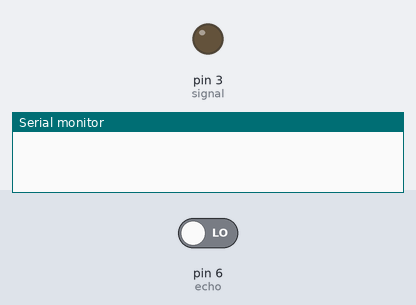
Recording of a sketch running on a simulated Arduino Uno, built with avr-gcc and run on an emulated ATmega328P. Shown: output pins drawn as LEDs (lit = HIGH), the last lines printed to the serial monitor. Inputs (shaded band) come from the test bench; at power-on: pin 6 (echo) LOW. Pins used as bus, display or sensor lines are not drawn.

Above: at 0.1 s.
At 1.1 s:
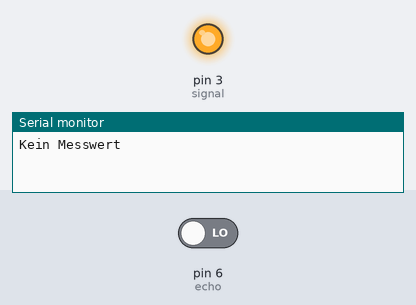
Timing chart, 0 to 2.6 s (numbered marks = the images above):
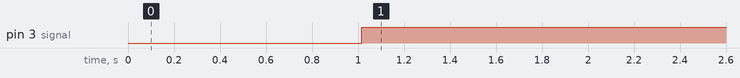

Measured:
- by itself, pin 3 (signal): LOW → HIGH at 1.0 s

The sketch:

beep_constant.ino
```cpp
int trigger = 7;
int echo = 6;
long duration = 1;
long distance = 0;
int signal = 3;
const int minDistance = 10;
const int maxDistance =90;

void setup()
{
Serial.begin (9600);
pinMode(trigger, OUTPUT);
pinMode(echo, INPUT);
pinMode(signal, OUTPUT);
}

void loop()
{
digitalWrite(trigger, LOW);
delay(5);
digitalWrite(trigger, HIGH);
delay(10);
digitalWrite(trigger, LOW);
duration = pulseIn(echo, HIGH);
distance = (duration/2) * 0.03432;
if (distance >= 500 || distance <= 0)
{
Serial.println("Kein Messwert");

}
else{
Serial.println(distance);
Serial.println(" cm");
}
  if (distance <= minDistance) {
    // At 3 cm or less, beep constantly
    digitalWrite(signal, HIGH);
  }
  else if (distance <= maxDistance) {
    // Map the distance to a delay range (e.g., 50 ms at 5 cm to 1000 ms at 30 cm)
    int beepDelay = map(distance, minDistance, maxDistance, 50, 1000);
    // Ensure beepDelay does not drop below a minimum value for audibility
    beepDelay = max(beepDelay, 50);
    // Trigger the beep
    digitalWrite(signal, HIGH);
    delay(35); // short beep duration
    digitalWrite(signal, LOW);

    delay(beepDelay); // Varying delay based on distance
  } else {
    // Stop beeping if outside the max distance
    digitalWrite(signal, LOW);
  }
  delay(50);
}
```
